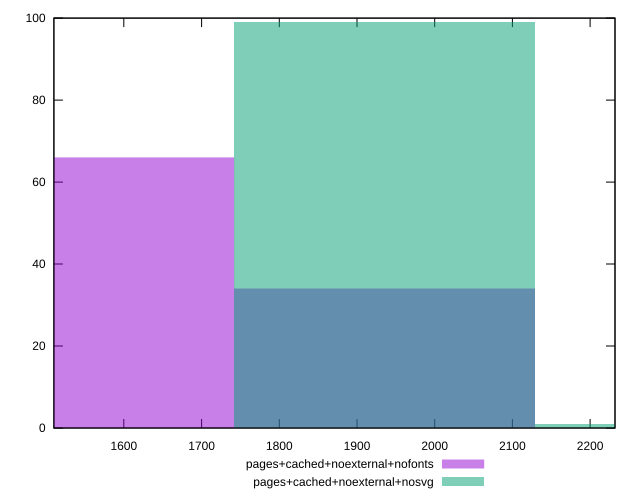

Here is the gnuplot script that generated this plot:
reset

$pagesCachedNoexternalNofonts <<EOF
1548.2832935481576 66
1935.354116935197 34
EOF

$pagesCachedNoexternalNosvg <<EOF
1935.354116935197 99
2322.4249403222366 1
EOF

set key outside below
set boxwidth 387.0708233870394
set xrange [1510:2232]
set yrange [0:100]
set style fill transparent solid 0.5 noborder
set terminal svg size 640, 500 enhanced background rgb 'white'
set output "report_00007_2020-12-11T15:55:29.892Z/metrics/comparison/histogram/6_vs_7.svg"

plot $pagesCachedNoexternalNofonts title "pages+cached+noexternal+nofonts" with boxes, \
     $pagesCachedNoexternalNosvg title "pages+cached+noexternal+nosvg" with boxes

reset
